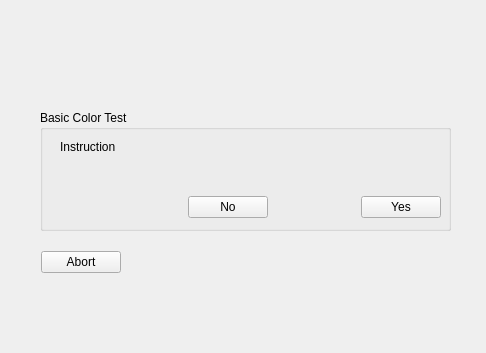
<?xml version="1.0" encoding="UTF-8"?>
<ui version="4.0">
 <class>MainMenu::CBasicColorTestDlg</class>
 <widget class="QWidget" name="MainMenu::CBasicColorTestDlg">
  <property name="geometry">
   <rect>
    <x>0</x>
    <y>0</y>
    <width>486</width>
    <height>353</height>
   </rect>
  </property>
  <property name="windowTitle">
   <string>Form</string>
  </property>
  <widget class="QLabel" name="colorLabel">
   <property name="geometry">
    <rect>
     <x>40</x>
     <y>30</y>
     <width>411</width>
     <height>51</height>
    </rect>
   </property>
   <property name="frameShape">
    <enum>QFrame::NoFrame</enum>
   </property>
   <property name="text">
    <string/>
   </property>
  </widget>
  <widget class="QGroupBox" name="groupBox">
   <property name="geometry">
    <rect>
     <x>40</x>
     <y>110</y>
     <width>411</width>
     <height>121</height>
    </rect>
   </property>
   <property name="title">
    <string>Basic Color Test</string>
   </property>
   <widget class="QWidget" name="layoutWidget">
    <property name="geometry">
     <rect>
      <x>20</x>
      <y>30</y>
      <width>381</width>
      <height>78</height>
     </rect>
    </property>
    <layout class="QVBoxLayout" name="verticalLayout">
     <item>
      <widget class="QLabel" name="instructionLabel">
       <property name="text">
        <string>Instruction</string>
       </property>
      </widget>
     </item>
     <item>
      <spacer name="verticalSpacer">
       <property name="orientation">
        <enum>Qt::Vertical</enum>
       </property>
       <property name="sizeHint" stdset="0">
        <size>
         <width>20</width>
         <height>18</height>
        </size>
       </property>
      </spacer>
     </item>
     <item>
      <layout class="QHBoxLayout" name="horizontalLayout">
       <item>
        <spacer name="horizontalSpacer">
         <property name="orientation">
          <enum>Qt::Horizontal</enum>
         </property>
         <property name="sizeHint" stdset="0">
          <size>
           <width>128</width>
           <height>20</height>
          </size>
         </property>
        </spacer>
       </item>
       <item>
        <widget class="QPushButton" name="cancelBtn">
         <property name="text">
          <string>No</string>
         </property>
        </widget>
       </item>
       <item>
        <spacer name="horizontalSpacer_2">
         <property name="orientation">
          <enum>Qt::Horizontal</enum>
         </property>
         <property name="sizeHint" stdset="0">
          <size>
           <width>28</width>
           <height>20</height>
          </size>
         </property>
        </spacer>
       </item>
       <item>
        <widget class="QPushButton" name="nextBtn">
         <property name="text">
          <string>Yes</string>
         </property>
        </widget>
       </item>
      </layout>
     </item>
    </layout>
   </widget>
  </widget>
  <widget class="QWidget" name="">
   <property name="geometry">
    <rect>
     <x>41</x>
     <y>251</y>
     <width>391</width>
     <height>75</height>
    </rect>
   </property>
   <layout class="QGridLayout" name="gridLayout">
    <item row="0" column="0">
     <widget class="QPushButton" name="abortBtn">
      <property name="text">
       <string>Abort</string>
      </property>
     </widget>
    </item>
    <item row="0" column="1">
     <spacer name="horizontalSpacer_3">
      <property name="orientation">
       <enum>Qt::Horizontal</enum>
      </property>
      <property name="sizeHint" stdset="0">
       <size>
        <width>298</width>
        <height>20</height>
       </size>
      </property>
     </spacer>
    </item>
    <item row="1" column="0">
     <spacer name="verticalSpacer_2">
      <property name="orientation">
       <enum>Qt::Vertical</enum>
      </property>
      <property name="sizeHint" stdset="0">
       <size>
        <width>20</width>
        <height>40</height>
       </size>
      </property>
     </spacer>
    </item>
   </layout>
  </widget>
 </widget>
 <resources/>
 <connections/>
</ui>
